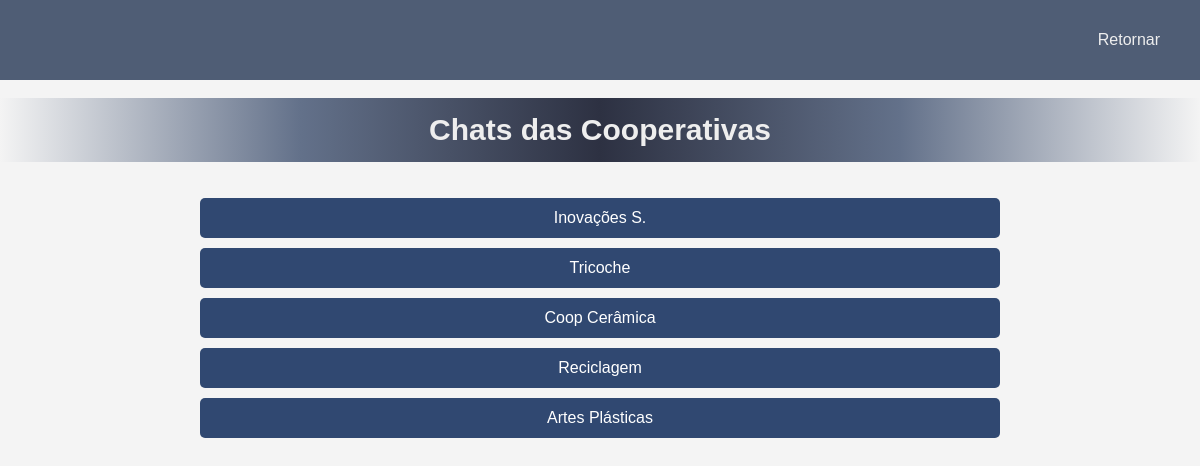
/artes_kaio/listaChat.php (signed in), run on the app's committed database.
### tables this page shows
CREATE TABLE `cooperativa` (
  `idcoop` int(11) NOT NULL,
  `nome_empresa` varchar(100) NOT NULL,
  `cnpj` varchar(20) NOT NULL,
  `natureza` varchar(45) NOT NULL,
  `telefone_coop` varchar(15) NOT NULL,
  `endereco_coop` varchar(255) NOT NULL,
  `email_coop` varchar(100) NOT NULL,
  `nome_fantasia` varchar(100) NOT NULL
);

### artes_kaio/classe-chat.php (called while the page is built, shortened)
<?php
class Chat{
        private $pdo;
        public function __construct($dbname, $host, $user, $senha)
        {
            try{
                $this->pdo = new PDO("mysql:dbname=".$dbname.";host=".$host,$user,$senha);
            }
            catch (PDOException $e) {
                echo "erro com o banco de dados:" .$e->getMessage() ;
                exit();
            }
            catch (Exception $e) {
                echo "erro generico:" .$e->getMessage() ;
                exit();
            }
        }
    public function buscarCoops() {
            $cmd = $this->pdo->prepare("SELECT * FROM cooperativa");
            $cmd->execute();
            $coops = $cmd->fetchAll(PDO::FETCH_ASSOC);
            return $coops;
    }
}
?>

### artes_kaio/listaChat.php (the view, shortened to what this page needs)
<?php
require_once 'classe-chat.php';
$cp = new Chat("arte", "localhost", "root", "");
$coops = $cp->buscarCoops();
?>
<!DOCTYPE html>
<html lang="pt-br">
<head>
<link href="css/chatLista.css" rel="stylesheet">
</head>
<body>
<header style="margin-bottom: 0;">
    <a href="opcaoAdm.php" class="btn">Retornar</a>
</header>
<br>
<div id="name"><strong>Chats das Cooperativas</strong></div>
<div class="container">
        <ul>
            <?php foreach ($coops as $coop) : ?>
                <li>
                    <form action="chatCoopAdm.php" method="get">
                        <button type="submit" name="submit" value="<?php echo $coop['nome_fantasia']; ?>">
                            <?php echo $coop['nome_fantasia']; ?>
                        </button>
                    </form>
                </li>
            <?php endforeach; ?>
        </ul>
    </div>
</body>
</html>

### artes_kaio/css/chatLista.css (style rules this page uses)
body { font-family: Arial, sans-serif; background-color: #f4f4f4; margin: 0; padding: 0; }
.container { max-width: 800px; margin: 0 auto; padding: 20px; }
header { background-color: #4f5d75; color: #d1d1d1; font-size: 1em; padding: 0px; display: flex; justify-content: flex-end; }
.btn { background-color: #4f5d75; color:#eeeeee; font-size: 1em; padding: 31px 40px; text-decoration: none; display: flex; height: 100%; }
ul { list-style: none; padding: 0; }
li { margin-bottom: 10px; }
button { display: block; width: 100%; height: 40px; background-color: #304871; color: #ffffff; border: none; border-radius: 5px; font-size: 16px; cursor: pointer; }
div#name { background-color: #63718a; background-image: linear-gradient(to right, #f4f4f4 ,#63718a, #2d3142,#63718a, #f4f4f4); color:#eeeeee; font-size: 30px; text-align: center; padding: 15px 0; }

### data on the page
cooperativa: nome_fantasia "Inovações S."
cooperativa: nome_fantasia "Tricoche"
cooperativa: nome_fantasia "Coop Cerâmica"
cooperativa: nome_fantasia "Reciclagem"
cooperativa: nome_fantasia "Artes Plásticas"
